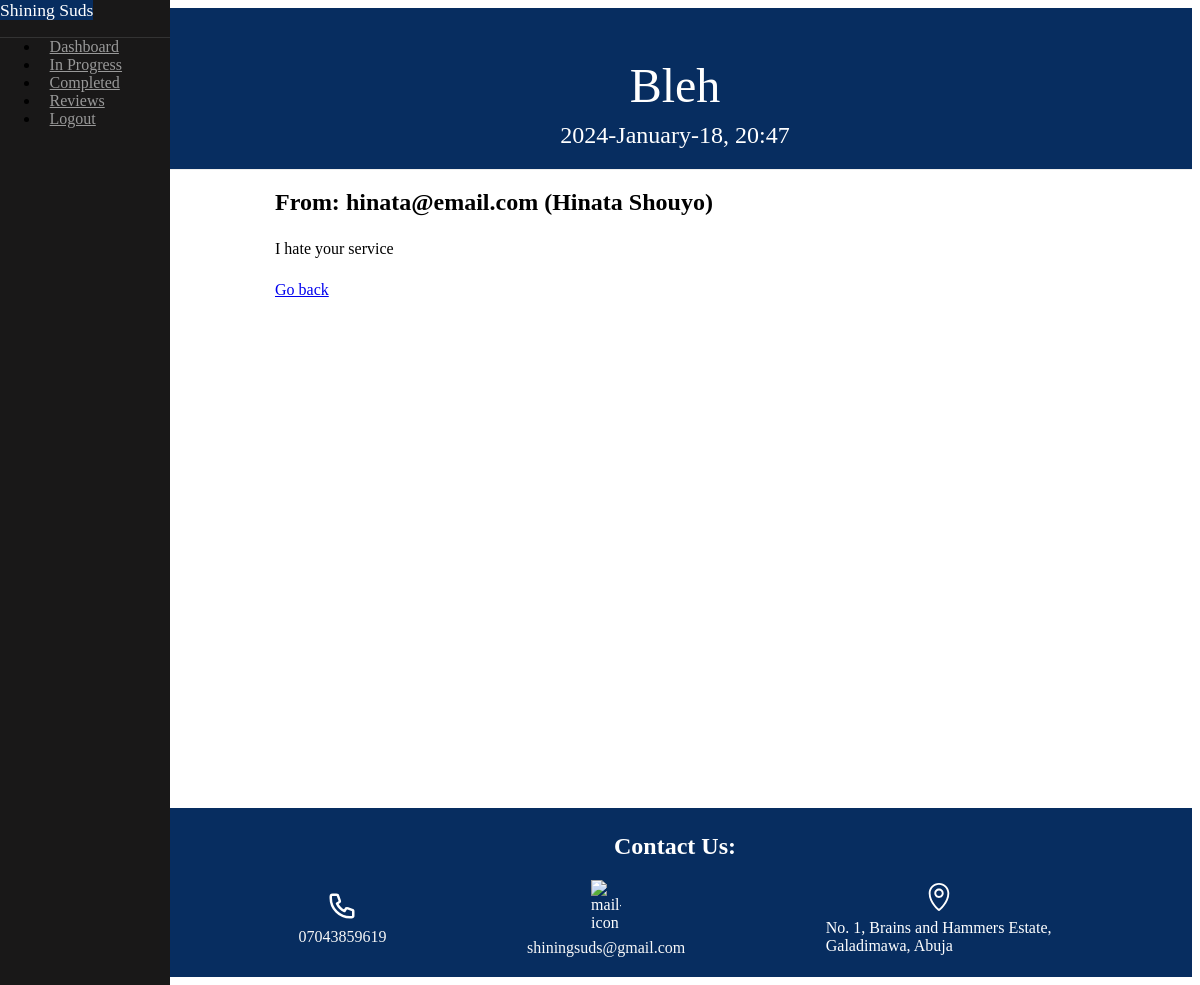
Page /admin/review/1 (signed in) on the committed database.
### laundry/models.py (models this page shows, shortened)
class Message(db.Model):
    __tablename__ = 'messages'
    id = db.Column(db.Integer, primary_key=True)
    subject = db.Column(db.String)
    message = db.Column(db.Text(), nullable=False)
    timestamp = db.Column(db.DateTime, default=datetime.datetime.now())
    user_id = db.Column(db.Integer, db.ForeignKey('users.id', name='fk_user_id'))
    order_id = db.Column(db.Integer, db.ForeignKey('orders.id',
    name='fk_order_id'))
    user = db.relationship("User", uselist=False, backref="messages")
    order = db.relationship("Order", uselist=False, backref="message")

class User(db.Model, UserMixin):
    __tablename__ = 'users'
    id = db.Column(db.Integer, primary_key=True, index=True)
    name = db.Column(db.String, nullable=False)
    email = db.Column(db.String, unique=True, index=True, nullable=False)
    hashed_password = db.Column(db.String, nullable=False)
    accepted_terms = db.Column(db.Boolean(), default=False)
    is_active = db.Column(db.Boolean(), default=True)
    is_superuser = db.Column(db.Boolean(), default=False)
    phone = db.Column(db.String())
    address = db.Column(db.String())
    @property
    def password(self) -> AttributeError:
        return {'lol': 'nice try'}
    def get(index: str | int) -> Query | None:
        return User.query.get(index) or User.query.filter_by(email=index).first()

### laundry/admin/views.py (the view)
@admin.route('/review/<int:id>')
@login_required
def review(id):
    message = Message.query.get(id)
    user = User.get(message.user_id)
    return render_template('admin/review.html', message=message, user=user)

### laundry/models.py (called while the page is built)
@login_manager.user_loader
def load_user(id):
    return User.get(id)

### laundry/templates/admin/review.html (shortened to what this page needs)
{% extends "shared/base.html" %}
{% block content %}
<div id="main" style="min-height: 100vh;">
    <div class="header">
        <h1>{{ message.subject }}</h1>
        <h2>
            {{ message.timestamp.strftime("%Y-%B-%d") }},
            {{ message.timestamp.strftime("%H:%M") }}
        </h2>
    </div>
    <div class="content">
        <h2>From: {{ user.email }} ({{ user.name }})</h2>
        <p>{{ message.message }}</p>
        <a href="{{ url_for('.reviews') }}">Go back</a>
    </div>
</div>
{% endblock %}

### laundry/static/css/pure-custom.css (style rules this page uses)
body { color: #000000; }
.content { margin: 0 auto; padding: 0 2em; max-width: 800px; margin-bottom: 50px; line-height: 1.6em; }
.header { margin: 0; color: #333; text-align: center; padding: 2.5em 2em 0; border-bottom: 1px solid #eee; background-color: #072D60; font-family: Georgia, 'Times New Roman', Times, serif; }
.header h1 { margin: 0.2em 0; font-size: 3em; font-weight: 300; color: #ffffff; }
.header h2 { font-weight: 300; color: #fff; padding: 0; margin-top: 0; }
@media (min-width: 48em) { .header, .content { padding-left: 2em; padding-right: 2em; } }

### laundry/static/css/my_custom.css (style rules this page uses)
#main { min-height: 100vh; }
::placeholder { color: #072D60; opacity: 0.7; }

### rows in the picture
Message: subject "Bleh", timestamp "2024-January-18", timestamp "20:47", message "I hate your service"
User: email "hinata@email.com", name "Hinata Shouyo"
